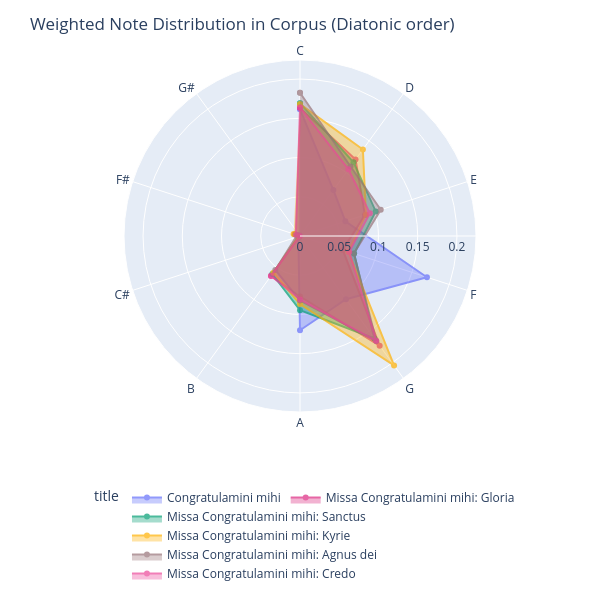

Notebook source saved alongside this figure:
### Markdown cell above
## 2c. Radar Plot of Notes

- note that we can choose among three different orderings for the tones in the plot:
- "Fifths", "Thirds", "Diatonic"
- you can also choose to include/exclude rests, and whether to show all possible tones, or just the active ones

### Code cell
pitch_order = 'Diatonic'
exclude_rests = True
limit_to_active_tones = True

fig = radar_note_plot(weighted_notes_sorted,
                    pitch_class_order=pitch_order,
                    exclude_rests=exclude_rests,
                    limit_to_active=limit_to_active_tones,
                    color_grouping='title'
                    )

### Figure 1 — Plotly figure (JSON) as saved in the notebook; plotly's stock layout.template omitted (floating-point values rounded to 4 significant figures)
{"data": [{"fill": "toself", "hovertemplate": "title=Congratulamini mihi<br>scaled=%{r}<br>pitch_class=%{theta}<extra></extra>", "legendgroup": "Congratulamini mihi", "line": {"color": "#636EFA", "dash": "solid"}, "marker": {"symbol": "circle"}, "mode": "markers+lines", "name": "Congratulamini mihi", "opacity": 0.7, "r": [0.1614, 0.0724, 0.0608, 0.1701, 0.0997, 0.1201, 0.0035, 0.06, 0.1614], "showlegend": true, "subplot": "polar", "theta": ["C", "D", "E", "F", "G", "A", "B", null, "C"], "type": "scatterpolar"}, {"fill": "toself", "hovertemplate": "title=Missa Congratulamini mihi: Gloria<br>scaled=%{r}<br>pitch_class=%{theta}<extra></extra>", "legendgroup": "Missa Congratulamini mihi: Gloria", "line": {"color": "#DC267F", "dash": "solid"}, "marker": {"symbol": "circle"}, "mode": "markers+lines", "name": "Missa Congratulamini mihi: Gloria", "opacity": 0.7, "r": [0.1633, 0.1204, 0.087, 0.0573, 0.1727, 0.0771, 0.063, 0.0007, 0.0073, 0.0004, 0.1633], "showlegend": true, "subplot": "polar", "theta": ["C", "D", "E", "F", "G", "A", "B", "C#", "F#", null, "C"], "type": "scatterpolar"}, {"fill": "toself", "hovertemplate": "title=Missa Congratulamini mihi: Sanctus<br>scaled=%{r}<br>pitch_class=%{theta}<extra></extra>", "legendgroup": "Missa Congratulamini mihi: Sanctus", "line": {"color": "#009E73", "dash": "solid"}, "marker": {"symbol": "circle"}, "mode": "markers+lines", "name": "Missa Congratulamini mihi: Sanctus", "opacity": 0.7, "r": [0.1693, 0.116, 0.1014, 0.0725, 0.1614, 0.0946, 0.06, 0.0012, 0.0062, 0.0015, 0.1693], "showlegend": true, "subplot": "polar", "theta": ["C", "D", "E", "F", "G", "A", "B", "C#", "F#", null, "C"], "type": "scatterpolar"}, {"fill": "toself", "hovertemplate": "title=Missa Congratulamini mihi: Kyrie<br>scaled=%{r}<br>pitch_class=%{theta}<extra></extra>", "legendgroup": "Missa Congratulamini mihi: Kyrie", "line": {"color": "#FFB000", "dash": "solid"}, "marker": {"symbol": "circle"}, "mode": "markers+lines", "name": "Missa Congratulamini mihi: Kyrie", "opacity": 0.7, "r": [0.168, 0.1363, 0.0884, 0.0647, 0.2039, 0.0868, 0.0578, 0.0024, 0.0086, 0.0005, 0.0035, 0.168], "showlegend": true, "subplot": "polar", "theta": ["C", "D", "E", "F", "G", "A", "B", "C#", "F#", null, null, "C"], "type": "scatterpolar"}, {"fill": "toself", "hovertemplate": "title=Missa Congratulamini mihi: Agnus dei<br>scaled=%{r}<br>pitch_class=%{theta}<extra></extra>", "legendgroup": "Missa Congratulamini mihi: Agnus dei", "line": {"color": "#977277", "dash": "solid"}, "marker": {"symbol": "circle"}, "mode": "markers+lines", "name": "Missa Congratulamini mihi: Agnus dei", "opacity": 0.7, "r": [0.1826, 0.1095, 0.1082, 0.0722, 0.1655, 0.0823, 0.0535, 0.0037, 0.0009, 0.0009, 0.1826], "showlegend": true, "subplot": "polar", "theta": ["C", "D", "E", "F", "G", "A", "B", "F#", "G#", null, "C"], "type": "scatterpolar"}, {"fill": "toself", "hovertemplate": "title=Missa Congratulamini mihi: Credo<br>scaled=%{r}<br>pitch_class=%{theta}<extra></extra>", "legendgroup": "Missa Congratulamini mihi: Credo", "line": {"color": "#EC4899", "dash": "solid"}, "marker": {"symbol": "circle"}, "mode": "markers+lines", "name": "Missa Congratulamini mihi: Credo", "opacity": 0.7, "r": [0.1636, 0.105, 0.0936, 0.0659, 0.1652, 0.0808, 0.0628, 0.0004, 0.0054, 0.1636], "showlegend": true, "subplot": "polar", "theta": ["C", "D", "E", "F", "G", "A", "B", "C#", "F#", "C"], "type": "scatterpolar"}], "layout": {"height": 600, "legend": {"orientation": "h", "title": {"text": "title"}, "tracegroupgap": 0, "x": 1, "xanchor": "right", "y": -0.5, "yanchor": "bottom"}, "margin": {"t": 60}, "polar": {"angularaxis": {"categoryarray": ["C", "D", "E", "F", "G", "A", "B", "C#", "F#", "G#"], "categoryorder": "array", "direction": "clockwise", "rotation": 90, "type": "category"}, "domain": {"x": [0, 1], "y": [0, 1]}, "radialaxis": {"autorange": false, "range": [0, 0.2243], "type": "linear"}}, "showlegend": true, "title": {"text": "Weighted Note Distribution in Corpus (Diatonic order)"}, "width": 600}}
